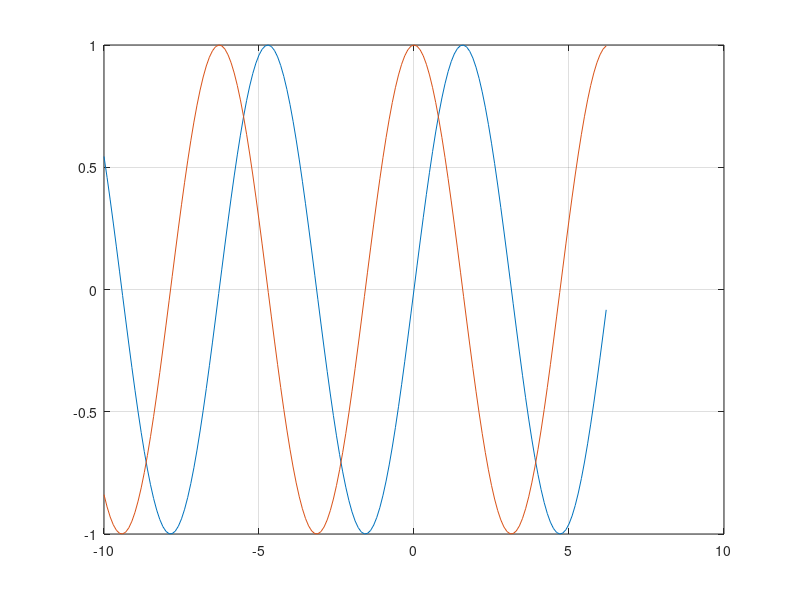

Write MATLAB code to recreate this figure.
%% plot
help plot; %여기에서 각종 character들의 종류를 확인할 수 있다. 'b-'등!
X_test = [0:1:10];
y_test = 2*X_test;

plot(X_test, y_test);

%% exercise more
X = [0:0.1:10];
y = sin(X);
plot(X,y);

xlabel('x-axis'); ylabel('y-axis');
title('y=sin(x)');

%% plot characteristics

plot(X,y, 'r*');
plot(X,y,'bo');

%% M-file 활용--저장해서 활용하자.

%% 그래프를 하나 이상 그리기
%차례로 X,y에 해당하는 벡터를 짝지어서 넣어주면 된다.
X2 = X;
y2 = X2-5;

plot(X,y,'gd', X2, y2,'mo');
legend('y=sin(x)', 'y = x-5');
grid on;

%% 변형
plot(X,y);
hold on;
plot(X2, y2);
%hold on을 사용하면 쓴 그래프를 유지시켜주기 때문에 따로 쓰더라도 한번에 그래프를 그릴 수 있다!
hold off; %그리고 이렇게 hold off를 해주어야 잡은 상태가 해제되어서 이후 그래프에 영향을 미치지 않는다.

%% 곡선을 좀 더 위주로 그려보자
x = -10:0.1:2*pi;
y = x.^2; %함수에서 제곱을 표한현하고 싶을 떄는, .^이렇게 점을 찍어주어야 한다!
plot(x,y, 'b-');
title('multiple arcs');
xlabel('x-axis'); ylabel('y-axis');
grid on;
legend('y=x^2');

y_sine = sin(x);
y_cosine = cos(x);

plot(x, y_sine, ...
    x, y_cosine); %이렇게 ... 점 3개를 찍으면 줄바꿈할수있다.
grid on;

%% 플랏그래프 속성 직접 바꾸기

